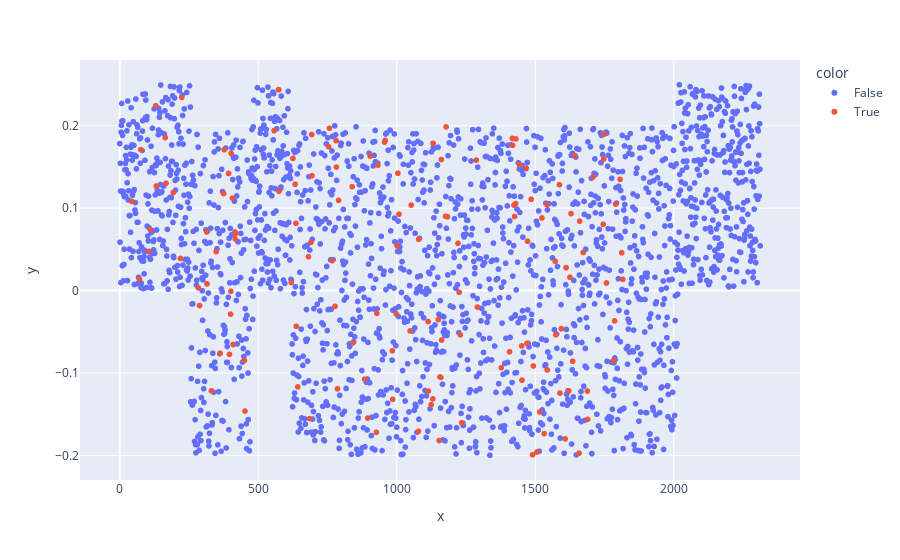

The notebook cell saved with this chart:
### Markdown cell above
# perspektivische Verzerrung

### Code cell
px.scatter(
    y=data.loc[
        data.adjustment == 'uniform_trapezoidal_distortion'
    ].features.apply( lambda val: json.loads(val)['trapezoidal_distortion_strength'] ),
    color=data.loc[
        data.adjustment == 'uniform_trapezoidal_distortion'
    ].label == 'checked_moire'
)

### Figure 1 — Plotly figure (JSON) as saved in the notebook; plotly's stock layout.template omitted (floating-point values rounded to 4 significant figures; data arrays with more than 128 entries replaced by an {"elided": "..."} marker saying what was removed)
{"data": [{"hovertemplate": "color=False<br>x=%{x}<br>y=%{y}<extra></extra>", "legendgroup": "False", "marker": {"color": "#636efa", "symbol": "circle"}, "mode": "markers", "name": "False", "showlegend": true, "type": "scattergl", "x": {"elided": "2167 int values"}, "xaxis": "x", "y": {"elided": "2167 float values"}, "yaxis": "y"}, {"hovertemplate": "color=True<br>x=%{x}<br>y=%{y}<extra></extra>", "legendgroup": "True", "marker": {"color": "#EF553B", "symbol": "circle"}, "mode": "markers", "name": "True", "showlegend": true, "type": "scattergl", "x": {"elided": "146 int values"}, "xaxis": "x", "y": {"elided": "146 float values"}, "yaxis": "y"}], "layout": {"autosize": true, "legend": {"title": {"text": "color"}, "tracegroupgap": 0}, "margin": {"t": 60}, "xaxis": {"anchor": "y", "autorange": true, "domain": [0, 1], "range": [-137.8, 2450.0], "title": {"text": "x"}, "type": "linear"}, "yaxis": {"anchor": "x", "autorange": true, "domain": [0, 1], "range": [-0.2346, 0.2844], "title": {"text": "y"}, "type": "linear"}}}
